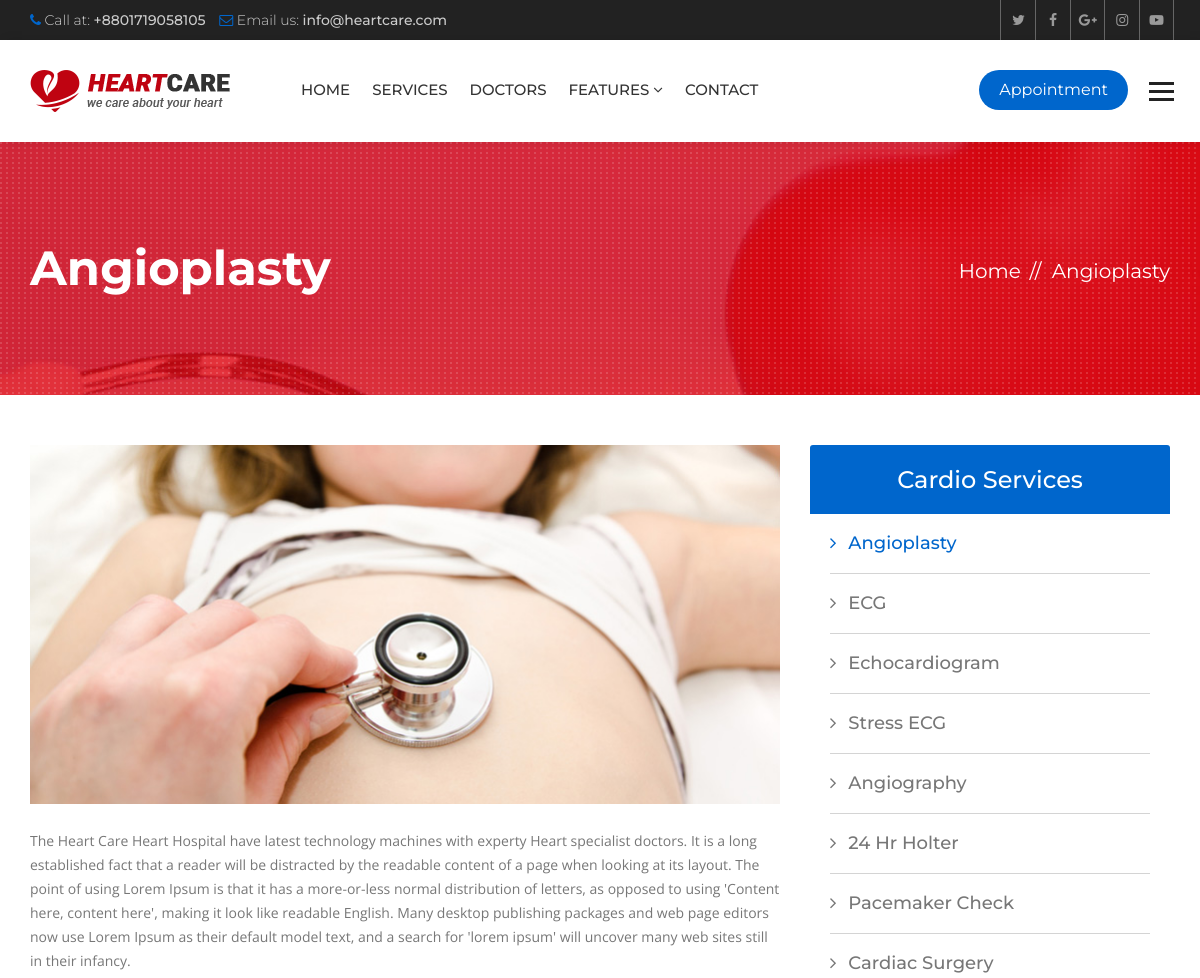
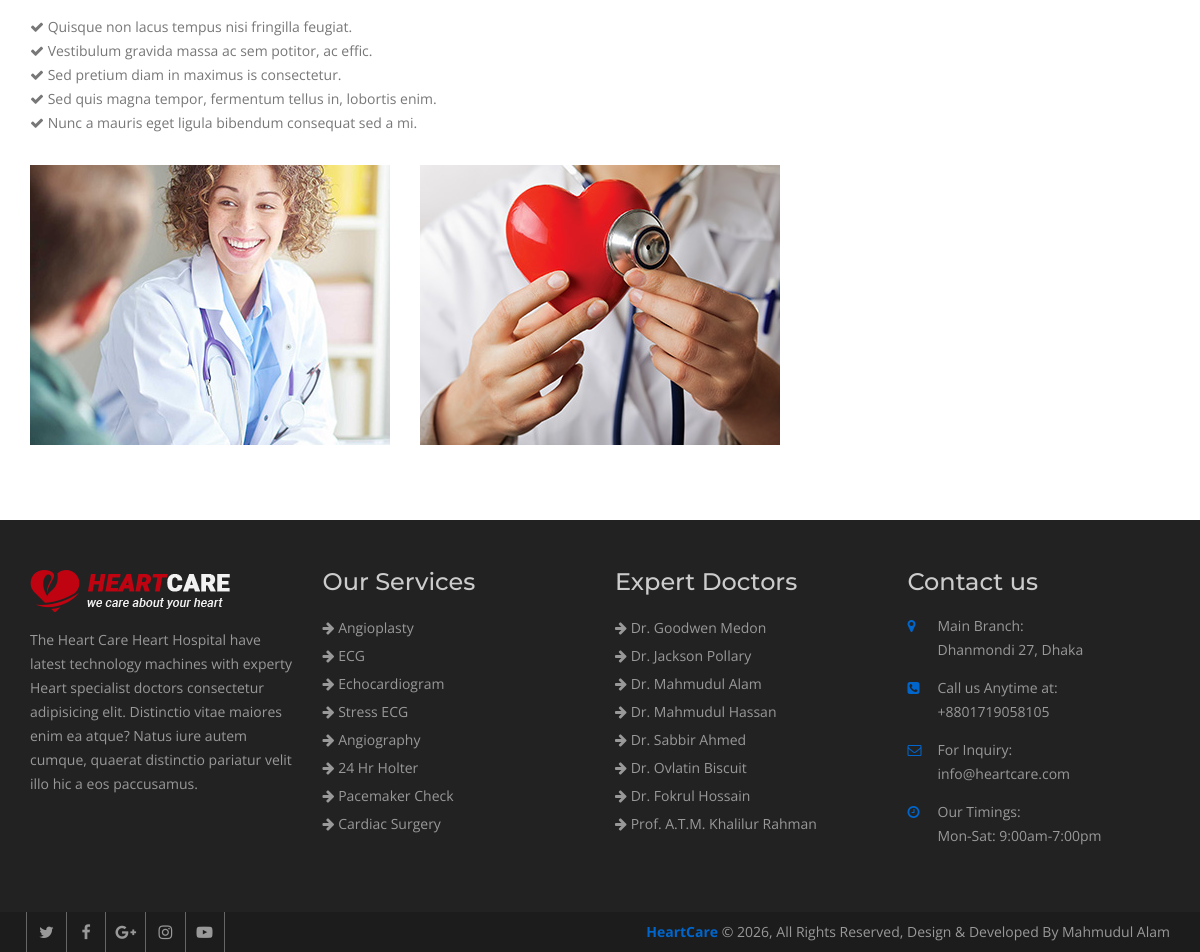
The app's page /services/1/ with its own data (2 pictures, top to bottom).
### hospital/models.py (models this page shows, shortened)
class Service(models.Model):
    title = models.CharField(max_length=120)
    description = models.TextField()
    items = models.ManyToManyField(to='Item',)
    thumbnail = models.ImageField(upload_to='services/')
    cover = models.ImageField(upload_to='services/')
    image1 = models.ImageField(upload_to='services/', blank=True, null=True)
    image2 = models.ImageField(upload_to='services/', blank=True, null=True)

class Item(models.Model):
    title = models.CharField(max_length=120)

class Doctor(models.Model):
    name = models.CharField(max_length=120)
    speciality = models.CharField(max_length=120)
    picture = models.ImageField(upload_to="doctors/")
    details = models.TextField()
    experience = models.TextField()
    expertize = models.ManyToManyField(to='Expertize', related_name='doctors')
    twitter = models.CharField(max_length=120, blank=True, null=True)
    facebook = models.CharField(max_length=120, blank=True, null=True)
    instagram = models.CharField(max_length=120, blank=True, null=True)

### hospital/views.py (the view)
# urls.py: path('services/<int:pk>/', views.ServiceDetailView.as_view(),
class ServiceDetailView(DetailView):
    queryset = Service.objects.all()
    template_name = "hospital/service_details.html"
    def get_context_data(self, **kwargs):
        context = super().get_context_data(**kwargs)
        context["services"] = Service.objects.all()
        return context

### hospital/context_processors.py (called while the page is built)
def footer_content(request):
    services = Service.objects.all()
    doctors = Doctor.objects.all()
    context = {
        'services': services,
        'doctors': doctors
    }
    return context

### templates/hospital/service_details.html
{% extends 'base.html' %}
{% block maincontent %}
<div class="inner-banner">
  <div class="container">
    <div class="row">
      <div class="col-md-7">
        <h1>{{ object.title }}</h1>
      </div>
      <div class="col-md-5">
        <ol class="breadcrumb">
          <li><a href="{% url 'index' %}">Home</a></li>
          <li class="active"> {{ object.title }} </li>
        </ol>
      </div>
    </div>
  </div>
</div>
<div class="main-content">
  <div class="service-details">
    <div class="container">
      <div class="row">
        <div class="col-md-8">
          <div class="ser-content">
            <div class="row">
              <div class="col-md-12">
                <div class="ser-thumb"> <img src="{{ object.cover.url }}" alt=""> </div>
                <p>{{ object.description }}</p>
                <ul>
                  {% for item in object.items.all %}
                  <li><i class="fa fa-check"></i>&nbsp;{{ item.title }}</li>
                  {% endfor %}
                </ul>
              </div>
              {% if object.image1 %}
              <div class="col-md-6">
                <div class="ser-thumb"> <img src="{{ object.image1.url }}" alt=""> </div>
              </div>
              {% endif %}
              {% if object.image2 %}
              <div class="col-md-6">
                <div class="ser-thumb"> <img src="{{ object.image2.url }}" alt=""> </div>
              </div>
              {% endif %}
            </div>
          </div>
        </div>
        <div class="col-md-4">
          <div class="services-nav">
            <h3>Cardio Services</h3>
            <ul class="side-nav">
              {% for service in services %}
              <li {% if service.id is object.id %}class="active" {% endif %}><a
                  href="{% url 'service_details' service.id %}"><i class="fa fa-angle-right" aria-hidden="true"></i>
                  {{ service.title }} </a>
                {% endfor %}
              </li>
            </ul>
          </div>
        </div>
      </div>
    </div>
  </div>
</div>
{% endblock maincontent %}

### templates/partials/_footer.html
{% load static %}
<footer class="footer">
  <div class="footer-widgets">
    <div class="container">
      <div class="row">
        <div class="col-md-3 col-sm-6">
          <div class="widget"> <img class="ft-logo" src="{% static 'heartcare/images/footer-logo.png' %}" alt="">
            <p>The Heart Care Heart Hospital have latest technology machines with experty Heart specialist doctors
              consectetur adipisicing elit. Distinctio vitae maiores enim ea atque? Natus iure autem cumque, quaerat
              distinctio pariatur velit illo hic a eos paccusamus. </p>
          </div>
        </div>
        <div class="col-md-3 col-sm-6">
          <div class="widget">
            <h3>Our Services</h3>
            <ul>
              {% for service in services|slice:':8' %}
              <li><a href="{% url 'service_details' service.id %}"><i class="fa fa-arrow-right"></i>
                  {{service.title }}</a></li>
              {% endfor %}
            </ul>
          </div>
        </div>
        <div class="col-md-3 col-sm-6">
          <div class="widget">
            <h3>Expert Doctors</h3>
            <ul>
              {% for doctor in doctors|slice:':8' %}
              <li><a href="{% url 'doctor_details' doctor.id %}"><i class="fa fa-arrow-right"></i> {{ doctor.name }}</a>
              </li>
              {% endfor %}
            </ul>
          </div>
        </div>
        <div class="col-md-3 col-sm-6">
          <div class="widget">
            <h3>Contact us</h3>
            <address>
              <ul>
                <li> <span class="icon"><i class="fa fa-map-marker" aria-hidden="true"></i></span> <span
                    class="add-text"><strong>Main Branch:</strong> Dhanmondi 27, Dhaka</span> </li>
                <li> <span class="icon"><i class="fa fa-phone-square" aria-hidden="true"></i></span> <span
                    class="add-text"><strong>Call us Anytime at:</strong> +8801719058105</span> </li>
                <li> <span class="icon"><i class="fa fa-envelope-o" aria-hidden="true"></i></span> <span
                    class="add-text"><strong>For Inquiry:</strong> info@heartcare.com</span> </li>
                <li> <span class="icon"><i class="fa fa-clock-o" aria-hidden="true"></i></span> <span
                    class="add-text"><strong>Our Timings:</strong> Mon-Sat: 9:00am-7:00pm</span> </li>
              </ul>
            </address>
          </div>
        </div>
      </div>
    </div>
  </div>
  <div class="footer-cr">
    <div class="container">
      <div class="row">
        <div class="col-md-6">
          <div class="footer-social"> <a href="#"><i class="fa fa-twitter" aria-hidden="true"></i></a> <a href="#"><i
                class="fa fa-facebook" aria-hidden="true"></i></a> <a href="#"><i class="fa fa-google-plus"
                aria-hidden="true"></i></a> <a href="#"><i class="fa fa-instagram" aria-hidden="true"></i></a> <a
              href="#"><i class="fa fa-youtube-play" aria-hidden="true"></i></a>
          </div>
        </div>
        <div class="col-md-6">
          <p><strong>HeartCare</strong> © {% now 'Y' %}, All Rights Reserved, Design & Developed By Mahmudul Alam</p>
        </div>
      </div>
    </div>
  </div>
</footer>

### heartcare/static/heartcare/css/custom.css (style rules this page uses)
html body { font-family: 'Open Sans', sans-serif; color: #777777; font-size: 14px; }
p { line-height: 24px; }
body h1, body h2, body h3, body h4, body h5, body h6 { font-family: 'Montserrat', sans-serif; margin: 0px; }
body h1 { font-size: 48px; }
body h3 { font-size: 24px; }
.inner-banner { background: url(../images/inner.jpg) no-repeat top center; position: relative; width: 100%; float: left; padding: 100px 0 100px; background-color: #bf0311; z-index: 0; }
.inner-banner:after { background: url(../images/patt.png); position: absolute; left: 0; top: 0; content: ""; width: 100%; height: 100%; }
.inner-banner .container { position: relative; z-index: 99; }
.inner-banner h1 { color: #fff; font-weight: 700; }
.inner-banner .breadcrumb { text-align: right; background: none; padding: 0px; margin: 15px 0 0; }
.inner-banner .breadcrumb>li, .inner-banner .breadcrumb>li a { color: #fff; font-size: 20px; font-family: 'Montserrat', sans-serif; }
.inner-banner .breadcrumb>li+li::before { color: #fff; content: "// "; padding: 0 5px; }
.main-content { width: 100%; float: left; padding: 50px 0; }
.footer { width: 100%; float: left; background: #222222; padding: 50px 0 0 0; }
.footer .widget { width: 100%; float: left; margin: 0 0 50px; }
.footer .widget ul { margin: 0px; padding: 0px; list-style: none; }
.footer .widget li { line-height: 28px; color: #999999; }
.footer .widget a { color: #999; }
.footer .widget h3 { margin: 0 0 20px; color: #cccccc; line-height: 24px; }
.ft-logo { margin-bottom: 16px; max-width: 100%; height: auto; }
.footer .widget p { line-height: 24px; color: #999999; }
.footer .widget address li { float: left; line-height: 24px; margin-bottom: 14px; width: 100%; }
.widget address .icon { width: 30px; float: left; color: #0066cc; }
.widget address .add-text { float: left; width: 80%; }
.widget address .add-text>strong { display: block; font-weight: 400; }
.footer-cr { width: 100%; float: left; clear: both; background: #1c1c1c; }
.footer-cr p { margin: 0px; line-height: 40px; color: #999999; text-align: right; }
.footer-cr p strong { color: #0066cc; }
.footer-social a { border-left: 1px solid #666666; color: #999999; display: inline-block; font-size: 16px; line-height: 40px; margin-left: -4px; text-align: center; width: 40px; }
.footer-social a:last-child { border-right: 1px solid #666666; }
.ser-thumb>img { height: auto; width: 100%; }
.ser-content ul { margin: 0 0 30px; padding: 0px; list-style: none; }
.ser-content ul li { line-height: 24px; }
.services-nav { width: 100%; float: left; }
.services-nav h3 { background: #222222; color: #fff; display: block; text-align: center; line-height: 69px; font-weight: 500; border-radius: 3px 3px 0 0 }
.services-nav .side-nav { padding: 0px; margin: 0px; list-style: none; }
.services-nav .side-nav li { width: 100%; display: block; line-height: 59px; padding: 0 20px; transition: all ease-in-out 0.3s; -webkit-transition: all ease-in-out 0.3s; }
.services-nav .side-nav li:hover a, .services-nav .side-nav li.active a { color: #7ba43b; }
.services-nav .side-nav li a { display: block; color: #777; border-bottom: 1px solid rgba(0, 0, 0, .17); font-family: 'Montserrat', sans-serif; font-size: 18px; font-weight: 500; transition: all ease-in-out 0.3s; -webkit-transition: all ease-in-out 0.3s; }
.services-nav .side-nav li a .fa { margin-right: 7px; }
.services-nav .side-nav li:last-child { border-radius: 0 0 3px 3px; }
.services-nav .side-nav li:last-child a { border: 0px; }
.ser-content .ser-thumb { margin-bottom: 25px; }
.ser-content p { margin-bottom: 20px; }

### records on screen
Service: title "Angioplasty", cover (picture), description "The Heart Care Heart Hospital have latest technology machines with experty Heart specialist doctors. It is a long established fact that a reader will be distracted by the readable content of a page when looking at its layout. The point of using Lorem Ipsum is that it has a more-or-less normal distribution of letters, as opposed to using 'Content here, content here', making it look like readable English. Many desktop publishing packages and web page editors now use Lorem Ipsum as their default model text, and a search for 'lorem ipsum' will uncover many web sites still in their infancy.", image1 (picture), image2 (picture)
Item: title "Quisque non lacus tempus nisi fringilla feugiat."
Item: title "Vestibulum gravida massa ac sem potitor, ac effic."
Item: title "Sed pretium diam in maximus is consectetur."
Item: title "Sed quis magna tempor, fermentum tellus in, lobortis enim."
Item: title "Nunc a mauris eget ligula bibendum consequat sed a mi."
Service: title "ECG"
Service: title "Echocardiogram"
Service: title "Stress ECG"
Service: title "Angiography"
Service: title "24 Hr Holter"
Service: title "Pacemaker Check"
Service: title "Cardiac Surgery"
Doctor: name "Dr. Goodwen Medon"
Doctor: name "Dr. Jackson Pollary"
Doctor: name "Dr. Mahmudul Alam"
Doctor: name "Dr. Mahmudul Hassan"
Doctor: name "Dr. Sabbir Ahmed"
Doctor: name "Dr. Ovlatin Biscuit"
Doctor: name "Dr. Fokrul Hossain"
Doctor: name "Prof. A.T.M. Khalilur Rahman"
